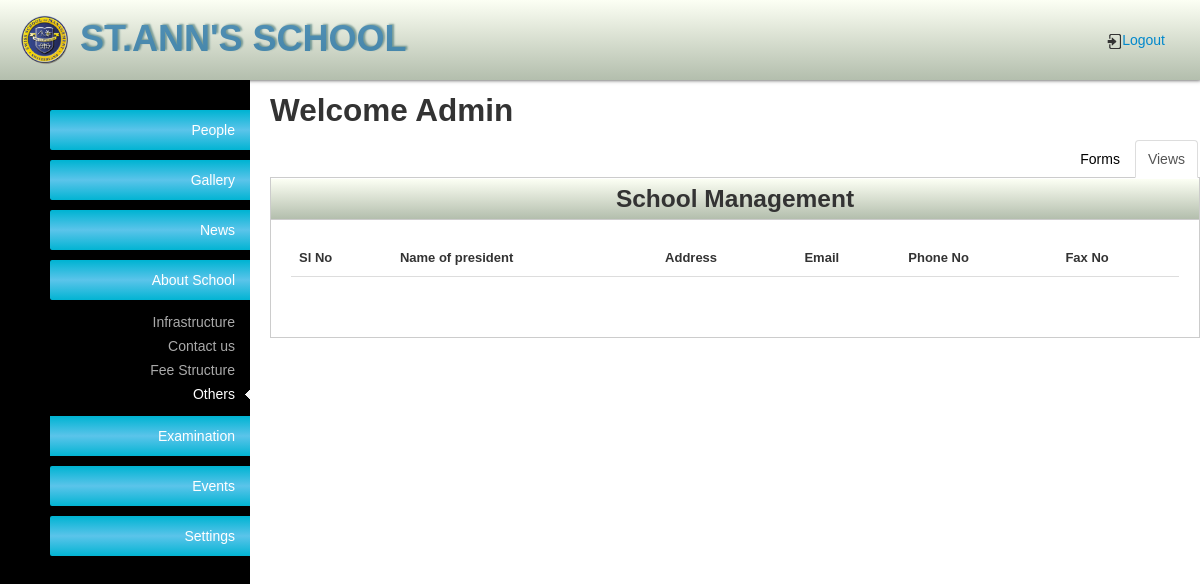
The page /admin/others.php (signed in) on the database as committed earlier.
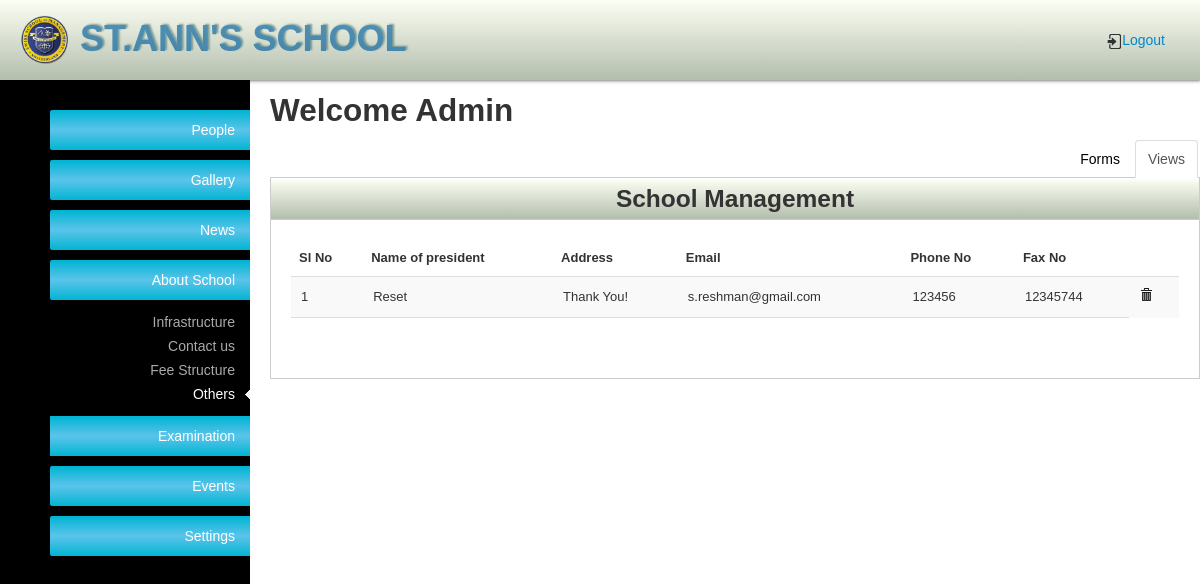
The same page on the database as committed later.
### tables this page shows
CREATE TABLE `others` (
  `id` int(11) NOT NULL AUTO_INCREMENT,
  `president_name` varchar(50) NOT NULL,
  `address` text,
  `email` varchar(50) DEFAULT NULL,
  `phno` decimal(12,0) DEFAULT NULL,
  `fax` decimal(12,0) DEFAULT NULL,
  PRIMARY KEY (`id`)
);

### admin/others.php (the view, shortened to what this page needs)
<?php
include("admin-layouts/admin-header.php");
?>
<div class="tab-content">
    <h2>Welcome Admin</h2>
    <div class="tabbable">
        <ul class="nav nav-tabs">
            <li class="active"><a href="#tab1" id="#tab1" data-toggle="tab">Views</a></li>
            <li><a href="#tab2" class="tab2-form" data-toggle="tab">Forms</a></li>
        </ul>
        <div class="tab-content">
            <div class="tab-pane active" id="tab1">
                <div class="content-box">
                    <div class="content-box-header">
                        <h3 class="c-head">School Management</h3>
                    </div>
                    <div class="content-box-content">
                        <table class="table table-striped">
                            <thead>
                            <tr>
                                <th>Sl No</th>
                                <th>Name of president</th>
                                <th>Address</th>
                                <th>Email</th>
                                <th>Phone No</th>
                                <th>Fax No</th>
                            </tr>
                            </thead>
                            <tfoot>
                            <tr>
                                <td colspan="6">
                                </td>
                            </tr>
                            </tfoot>
                            <tbody>
                            <?php
                            $sql_others = "SELECT * FROM others";
                            $result = mysql_query($sql_others) or die ('Error updating database: ' . mysql_error());
                            ?>
                            <?php
                            if($result) {
                                $iterator = 1;
                                while ($row = mysql_fetch_array($result)):?>
                                    <tr>
                                        <td><?php echo $iterator++;?></td>
                                        <td><?php echo $row['president_name'];?></td>
                                        <td><?php echo $row['address'];?></td>
                                        <td><?php echo $row['email'];?></td>
                                        <td><?php echo $row['phno'];?></td>
                                        <td><?php echo $row['fax'];?></td>
                                        <td>
                                            <a title="Delete" href="#" class="delBtn" rowId="<?php echo $row['id'];?>"><i class="icon-trash"></i></a>
                                        </td>
                                    </tr>
                                <?php endwhile;} ?>
                            </tbody>
                        </table>
                    </div>
                </div>
            </div>
        </div>
    </div>
</div>
<?php require_once('admin-layouts/admin-footers.php'); ?>

Rows that differ between the two databases and show on the page:
added others: president_name "Reset", address "Thank You!", email "s.reshman@gmail.com", phno "123456", fax "12345744"
